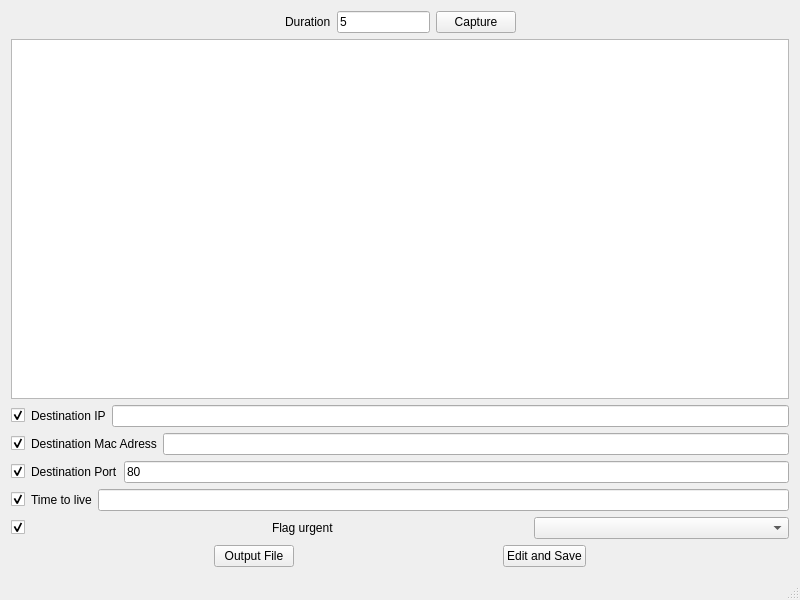
<?xml version="1.0" encoding="UTF-8"?>
<ui version="4.0">
 <class>MainWindow</class>
 <widget class="QMainWindow" name="MainWindow">
  <property name="geometry">
   <rect>
    <x>0</x>
    <y>0</y>
    <width>800</width>
    <height>600</height>
   </rect>
  </property>
  <property name="windowTitle">
   <string>MainWindow</string>
  </property>
  <widget class="QWidget" name="centralWidget">
   <layout class="QHBoxLayout" name="horizontalLayout_8">
    <item>
     <layout class="QVBoxLayout" name="verticalLayout">
      <item>
       <layout class="QHBoxLayout" name="horizontalLayout_7">
        <item>
         <spacer name="horizontalSpacer_2">
          <property name="orientation">
           <enum>Qt::Horizontal</enum>
          </property>
          <property name="sizeHint" stdset="0">
           <size>
            <width>288</width>
            <height>20</height>
           </size>
          </property>
         </spacer>
        </item>
        <item>
         <widget class="QLabel" name="label">
          <property name="text">
           <string>Duration</string>
          </property>
         </widget>
        </item>
        <item>
         <widget class="QLineEdit" name="lineEdit">
          <property name="text">
           <string>5</string>
          </property>
         </widget>
        </item>
        <item>
         <widget class="QPushButton" name="buttonCapture">
          <property name="text">
           <string>Capture</string>
          </property>
         </widget>
        </item>
        <item>
         <spacer name="horizontalSpacer_5">
          <property name="orientation">
           <enum>Qt::Horizontal</enum>
          </property>
          <property name="sizeHint" stdset="0">
           <size>
            <width>287</width>
            <height>20</height>
           </size>
          </property>
         </spacer>
        </item>
       </layout>
      </item>
      <item>
       <widget class="QTextBrowser" name="textBrowser"/>
      </item>
      <item>
       <layout class="QHBoxLayout" name="horizontalLayout_4">
        <item>
         <widget class="QCheckBox" name="checkIP">
          <property name="text">
           <string/>
          </property>
          <property name="checked">
           <bool>true</bool>
          </property>
         </widget>
        </item>
        <item>
         <widget class="QLabel" name="label_2">
          <property name="text">
           <string>Destination IP</string>
          </property>
         </widget>
        </item>
        <item>
         <widget class="QLineEdit" name="editIp"/>
        </item>
       </layout>
      </item>
      <item>
       <layout class="QHBoxLayout" name="horizontalLayout_3">
        <item>
         <widget class="QCheckBox" name="checkMac">
          <property name="text">
           <string/>
          </property>
          <property name="checked">
           <bool>true</bool>
          </property>
         </widget>
        </item>
        <item>
         <widget class="QLabel" name="label_3">
          <property name="text">
           <string>Destination Mac Adress</string>
          </property>
         </widget>
        </item>
        <item>
         <widget class="QLineEdit" name="editMac"/>
        </item>
       </layout>
      </item>
      <item>
       <layout class="QHBoxLayout" name="horizontalLayout_2">
        <item>
         <widget class="QCheckBox" name="checkPort">
          <property name="text">
           <string/>
          </property>
          <property name="checked">
           <bool>true</bool>
          </property>
         </widget>
        </item>
        <item>
         <widget class="QLabel" name="label_4">
          <property name="text">
           <string>Destination Port</string>
          </property>
         </widget>
        </item>
        <item>
         <widget class="QLineEdit" name="editPort">
          <property name="text">
           <string>80</string>
          </property>
         </widget>
        </item>
       </layout>
      </item>
      <item>
       <layout class="QHBoxLayout" name="horizontalLayout">
        <item>
         <widget class="QCheckBox" name="checkTtl">
          <property name="text">
           <string/>
          </property>
          <property name="checked">
           <bool>true</bool>
          </property>
         </widget>
        </item>
        <item>
         <widget class="QLabel" name="label_5">
          <property name="text">
           <string>Time to live</string>
          </property>
         </widget>
        </item>
        <item>
         <widget class="QLineEdit" name="editTTL"/>
        </item>
       </layout>
      </item>
      <item>
       <layout class="QHBoxLayout" name="horizontalLayout_6">
        <item>
         <widget class="QCheckBox" name="checkFlag">
          <property name="text">
           <string/>
          </property>
          <property name="checked">
           <bool>true</bool>
          </property>
         </widget>
        </item>
        <item>
         <widget class="QLabel" name="label_6">
          <property name="text">
           <string>Flag urgent</string>
          </property>
         </widget>
        </item>
        <item>
         <widget class="QComboBox" name="comboFlag"/>
        </item>
       </layout>
      </item>
      <item>
       <layout class="QHBoxLayout" name="horizontalLayout_5">
        <item>
         <spacer name="horizontalSpacer_4">
          <property name="orientation">
           <enum>Qt::Horizontal</enum>
          </property>
          <property name="sizeHint" stdset="0">
           <size>
            <width>40</width>
            <height>20</height>
           </size>
          </property>
         </spacer>
        </item>
        <item>
         <widget class="QPushButton" name="buttonOutput">
          <property name="text">
           <string>Output File</string>
          </property>
         </widget>
        </item>
        <item>
         <spacer name="horizontalSpacer">
          <property name="orientation">
           <enum>Qt::Horizontal</enum>
          </property>
          <property name="sizeHint" stdset="0">
           <size>
            <width>40</width>
            <height>20</height>
           </size>
          </property>
         </spacer>
        </item>
        <item>
         <widget class="QPushButton" name="buttonEdit">
          <property name="text">
           <string>Edit and Save</string>
          </property>
         </widget>
        </item>
        <item>
         <spacer name="horizontalSpacer_3">
          <property name="orientation">
           <enum>Qt::Horizontal</enum>
          </property>
          <property name="sizeHint" stdset="0">
           <size>
            <width>40</width>
            <height>20</height>
           </size>
          </property>
         </spacer>
        </item>
       </layout>
      </item>
     </layout>
    </item>
   </layout>
  </widget>
  <widget class="QStatusBar" name="statusBar"/>
 </widget>
 <layoutdefault spacing="6" margin="11"/>
 <resources/>
 <connections/>
</ui>
